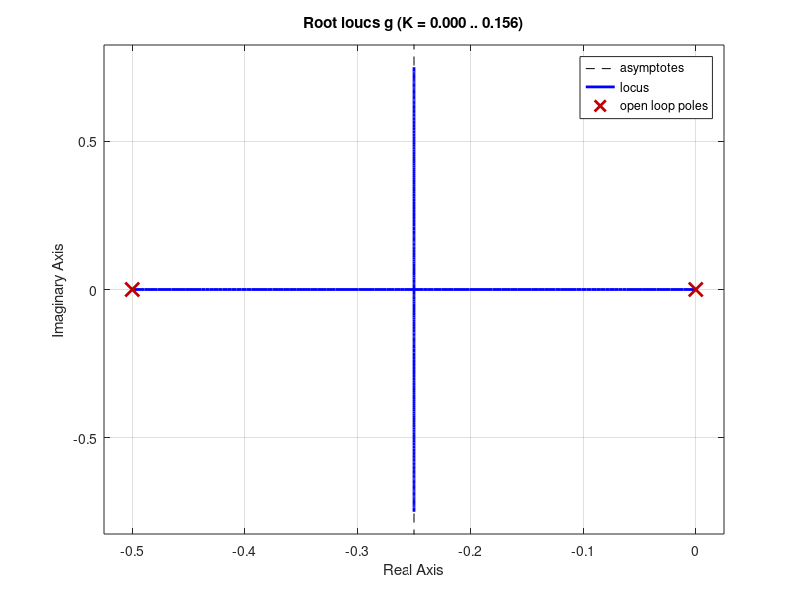
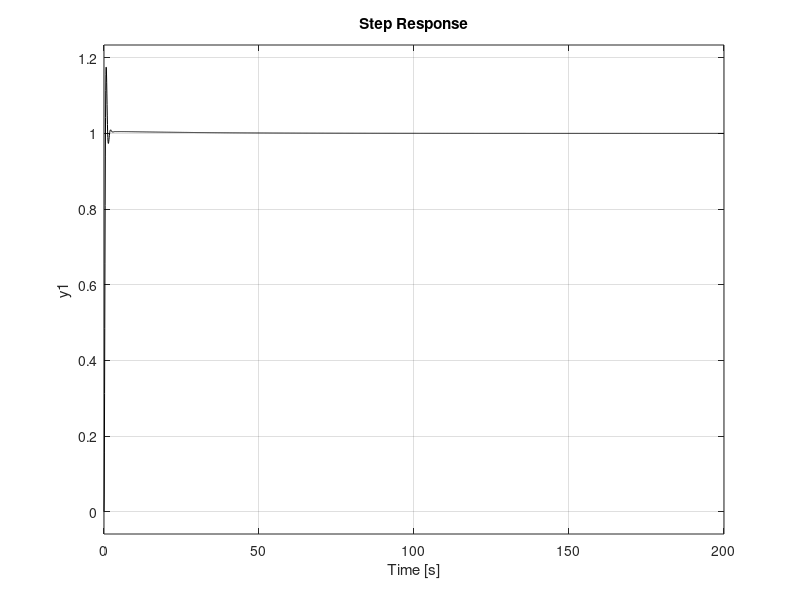
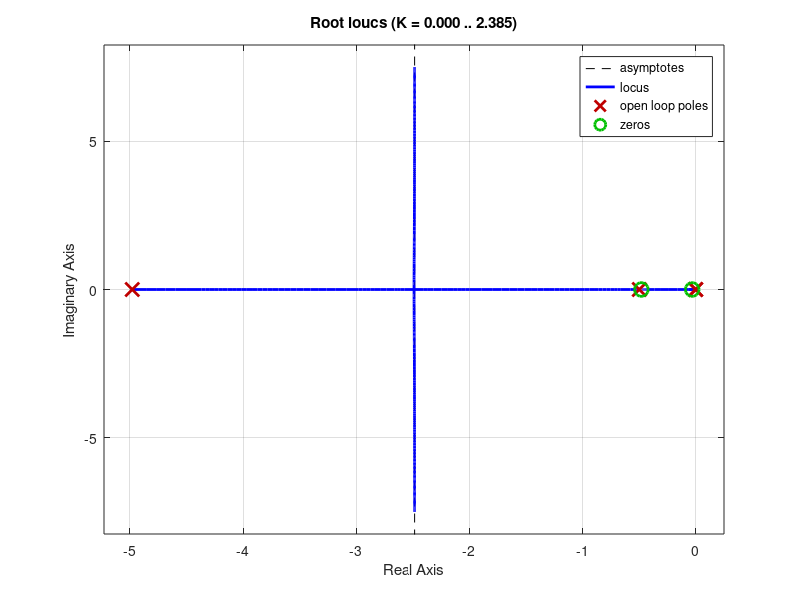
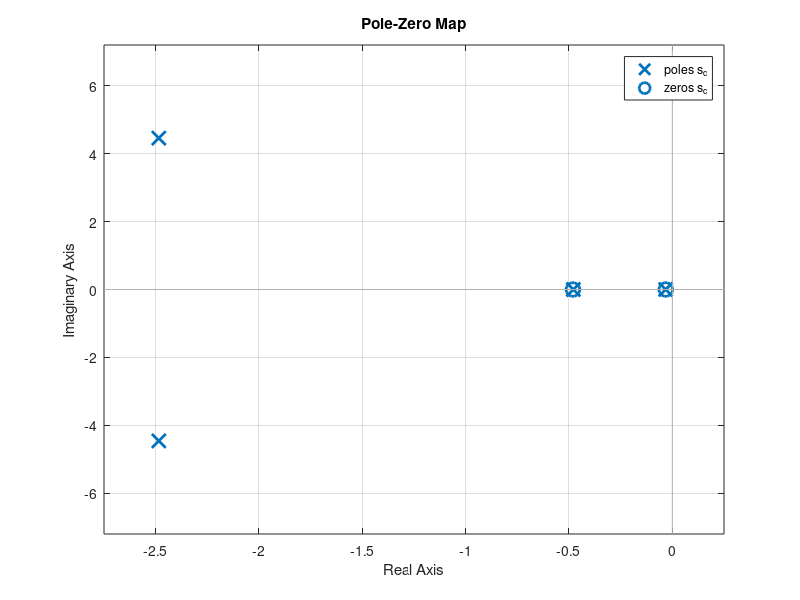

These figures' MATLAB source, in order:
clc
clear
close all

%--------proceso---
g=tf(4,[1 0.5 0]);
rlocus(g)
g_r=feedback(g,1);
[p z]=pzmap(g_r)
figure
step(g_r)

hold on

%-----deseado---
so=0.163;
Ts=1.6;
e=sqrt((log(so))^2/(pi^2+(log(so))^2));
wn=4/(Ts*e);
% wn=5;
% e=0.5;
% so = 100*exp(-e*pi/sqrt(1-e^2))
% Ts= 4/(e*wn)
k=1;
sis_d=tf(k*wn^2,[1 2*e*wn wn^2])
[p z]=pzmap(sis_d)
step(sis_d)
legend('Sistema sin compensador','Respuesta deseada')

%--------angulo faltante------
s1=p(1); %polo deseado
ang = rad2deg(angle(4/(s1*(s1+0.5))));
t1=90+atand(2.5/4.33);
t2=90+atand(2/4.33);
t1+t2
angf=180-ang;%-180+t1+t2
%---------encontrando el cero y el polo---
phi = 115;%114; %114.7966; %angulo del cero 
theta = phi-angf; %angulo del polo para completar lo que falta

if phi<=90
    x1=imag(s1)/tand(phi);
    x2=imag(s1)/tand(theta);
    z=x1+abs(real(s1));  %funciona si se ubica el cero por debajo o al lado izquierdo del polo deseado
    p=x2+abs(real(s1));
else
    x1=imag(s1)/tand(180-phi);
    x2=imag(s1)/tand(theta);
    z=abs(real(s1))-x1;
    p=x2+abs(real(s1));
    
end
z1=z;
p1=p;
% phi=90+atand(2/4.33);
% t3=phi-af
% x=4.33/tand(t3)
ang = rad2deg(angle(4*(s1+z1)/(s1*(s1+0.5)*(s1+p1))));
%---------encontrando el cero y el polo---

%---------econtrando K----
num=4*(s1+z1);
den=s1*(s1+5)*(s1+p1);
div=abs(num/den);
K=1/div;


%----------red de atraso----
Kvd=80;
razon=Kvd/(8*K);
p2=0.002;
z2=p2*razon*p1/z1;%0.2; %0.2
num=s1+z2;
% p2=z2/16;
den=s1+p2;
div2=abs(num/den); % verificamos que la magnitud sea
%aprox 1.

%verificamos angulo entre -5° y 0°
ang2=rad2deg(angle((s1+z2)/(s1+p2)));
%---------documento---
% t4=90+atand((2.5-p2)/4.33);
% phi2=90+atand((2.5-z2)/4.33);
% phi2-t4

%-----------controlador completo--

g_c=K*tf([1 z1],[1 p1])*tf([1 z2],[1 p2]);%K*tf([1 0.5],[1 5])*tf([1 0.2],[1 0.0125])

s_c=feedback(g_c*g,1);
[p z] = pzmap(s_c)
step(s_c,'k')


figure
rlocus(g_c*g)

figure
pzmap(s_c)


%-----------amplificadores operacionales

C1=10e-6;
C2=C1;
R1c=1/(p1*C1);
R2c=1/(z2*C2);
R3c=1/(z1*C1)-R1c;
R4c=1/(p2*C2)-R2c;

a=R2c*R4c*(R1c+R3c)/(R1c*R3c*(R2c+R4c));
R5c=10e3;
R6c=K*R5c/a;

R1=10e3;
R2=R1;
R3=R1;
R4=R1;
